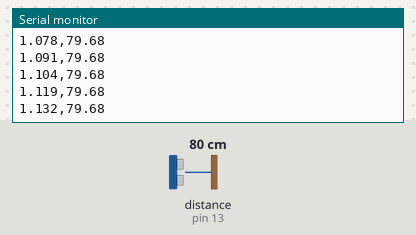
Bench run of a sketch on a simulated Arduino Uno, built with avr-gcc and run on an emulated ATmega328P. Shown: the last lines printed to the serial monitor. Wiring (inferred from the names in the program): ultrasonic range finder: trigger pin 10; echo pin 13. The test bench sets the inputs (shaded band); at power-on: distance to the obstacle (sensor on pin 13) 80 cm. The echo pulse lasts 58.3 µs per cm.

Above: at 1.2 s.
1.3 s: distance to the obstacle (sensor on pin 13) set to 4 cm
At 2.3 s:
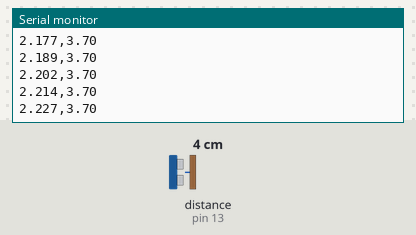
2.8 s: distance to the obstacle (sensor on pin 13) set to 2 cm
At 3.9 s:
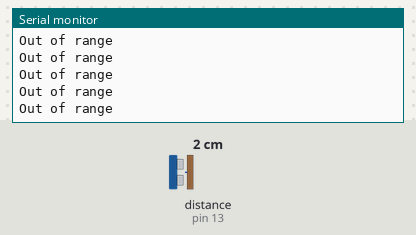
Timing chart, 0 to 5.8 s (numbered marks = the images above; inputs shaded):
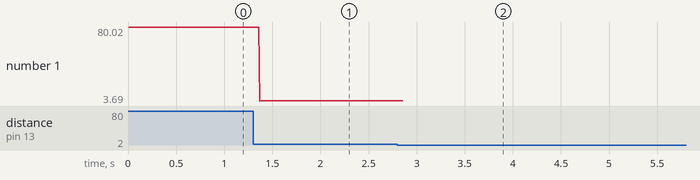

Measured:
- the behaviour switches between 3 and 2 cm on distance to the obstacle (sensor on pin 13) (found by bisection; images 1 and 2)

The sketch:

Arduino_distance.ino
```cpp
#define trigPin 10
#define echoPin 13

float duration, distance;
unsigned long start_time = 0; // Variable to store the starting time in milliseconds

void setup() {
  Serial.begin(9600);
  pinMode(trigPin, OUTPUT);
  pinMode(echoPin, INPUT);
  start_time = millis(); // Record the starting time
}

void loop() {
  // Write a pulse to the HC-SR04 Trigger Pin
  digitalWrite(trigPin, LOW);
  delayMicroseconds(2);
  digitalWrite(trigPin, HIGH);
  delayMicroseconds(10);
  digitalWrite(trigPin, LOW);

  // Measure the response from the HC-SR04 Echo Pin
  duration = pulseIn(echoPin, HIGH);

  // Determine distance from duration
  // Use 343 meters per second as the speed of sound
  distance = (duration / 2) * 0.0343;

  // Send results to Serial Monitor

  if (distance >= 400 || distance <= 2) {
    Serial.println("Out of range");
  } else {
    // Get the current time in seconds with four decimal points
    float current_time = (millis() - start_time) / 1000.0;

    // Send the timestamp and distance to the computer through Serial
    Serial.print(current_time, 3); // The second argument (4) specifies the number of decimal points
    Serial.print(",");
    Serial.println(distance);

    delay(0);
  }
  delay(0);
}
```
